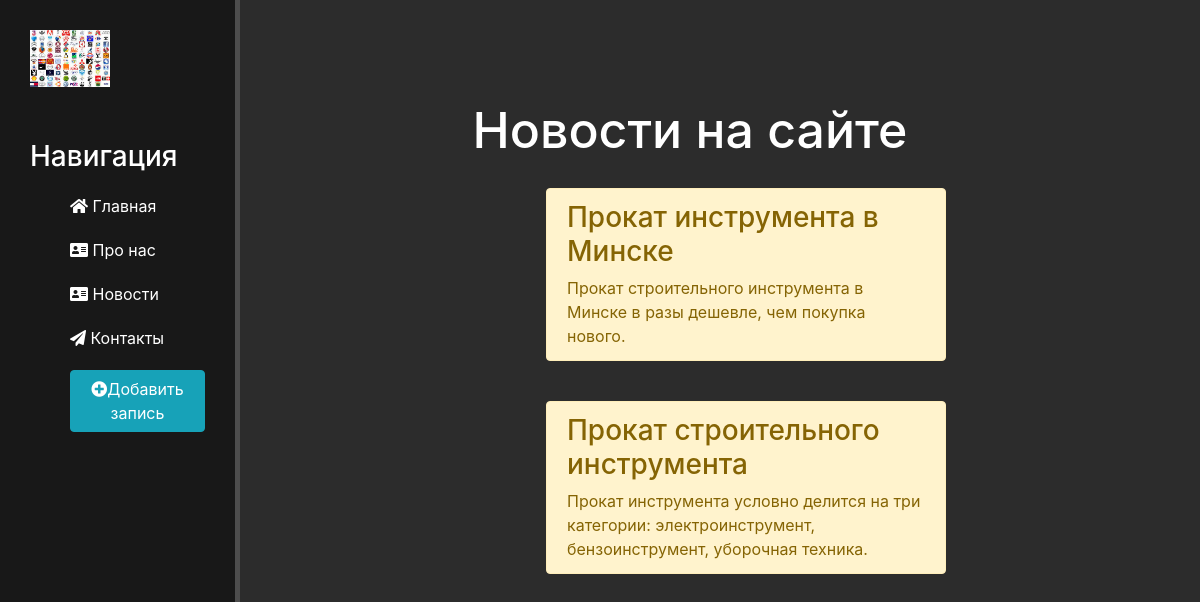
Page /news/ on the committed database.
### news/models.py (models this page shows, shortened)
class Articles(models.Model):
    title = models.CharField('Название', max_length=50)
    anons = models.CharField('Анонс', max_length=250)
    full_text = models.TextField('Статья')
    date = models.DateTimeField('Дата публикации')
    class Meta:
        verbose_name = 'Новость'
        verbose_name_plural = 'Новости'

### news/views.py (the view)
# urls.py: path('', views.news_home, name='news_home'),
def news_home(request):
    news = Articles.objects.all()
    return render(request, 'news/news_home.html', {'news': news})

### news/templates/news/news_home.html (shortened to what this page needs)
{% extends 'main/layout.html'%}
{% block content %}
    <div class="features">
        <h1>Новости на сайте</h1>
        {% if news %}
            {% for el in news %}
                <div class="alert alert-warning">
                    <h3>
                     {{el.title}}
                     </h3>
                     {{el.anons}}
                 </div>
             {% endfor %}
        {% else %}
        <p>
            У вас нет записей!!
        </p>
        {% endif %}
    </div>
{% endblock %}

### main/templates/main/layout.html (shortened to what this page needs)
{% load static %}
<!DOCTYPE html>
<html lang="ru">
<head>
    <link rel="stylesheet" href="https://stackpath.bootstrapcdn.com/bootstrap/4.5.2/css/bootstrap.min.css" >
    <link rel="stylesheet" href="{% static 'main/css/main.css'%}">
    <link rel="stylesheet" href="https://use.fontawesome.com/releases/v5.8.2/css/all.css">
</head>
<body>
    <aside>
        <img src="{% static 'main/img/logos.jpg'%}" alt="Лого">
        <h3>Навигация</h3>
        <ul>
            <a href="{% url 'home' %}"><li><i class="fas fa-home"></i> Главная</li></a>
            <a href="{% url 'about' %}"><li><i class="fas fa-address-card"></i> Про нас</li></a>
            <a href="{% url 'news_home' %}"><li><i class="fas fa-address-card"></i> Новости</li></a>
            <a href=""><li><i class="fas fa-paper-plane"></i> Контакты</li></a>
            <a href="{% url 'create'%}"><li><button class="btn btn-info"><i class="fas fa-plus-circle"></i>Добавить запись</button></li></a>
    </aside>
    <main>
    {% block content %}{% endblock %}
    </main>
</body>
</html>

### main/static/main/css/main.css (style rules this page uses)
body { background: #2c2c2c; }
aside { float: left; background: #181818; width: 20%; padding: 2.5%; height: 100vh; color: #fff; border-right: 5px solid #4d4d4d; }
aside img { width: 80px; float: left; }
aside h3 { margin-top: 50px; font-size: 28px; }
aside ul { list-style: none }
aside ul li { color: #fff; display: block; margin-top: 20px; transition: all .6s ease; }
main .features { float: left; color: #fff; margin-top: 100px; text-align: center; width: 75%; }
main .features h1 { font-size: 50px; }
.alert-warning { float: left; clear:both; width: 400px; margin: 20px 34%; text-align: left; }

### rows in the picture
Articles: title "Прокат инструмента в Минске", anons "Прокат строительного инструмента в Минске в разы дешевле, чем покупка нового."
Articles: title "Прокат строительного инструмента", anons "Прокат инструмента условно делится на три категории: электроинструмент, бензоинструмент, уборочная техника."
